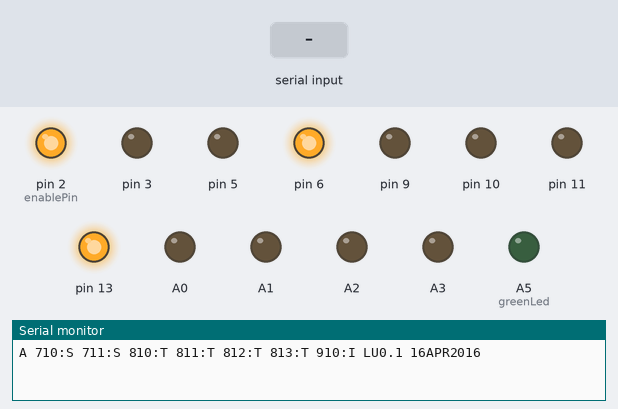
Bench run of a sketch on a simulated Arduino Leonardo, built with avr-gcc and run on an emulated ATmega32U4. Shown: output pins drawn as LEDs (lit = HIGH), the last lines printed to the serial monitor. The inputs (shaded band) are chosen by the test bench.

Above: at 1.2 s.
1.3 s: "SET 710 2\n" received over Serial
At 2.1 s:
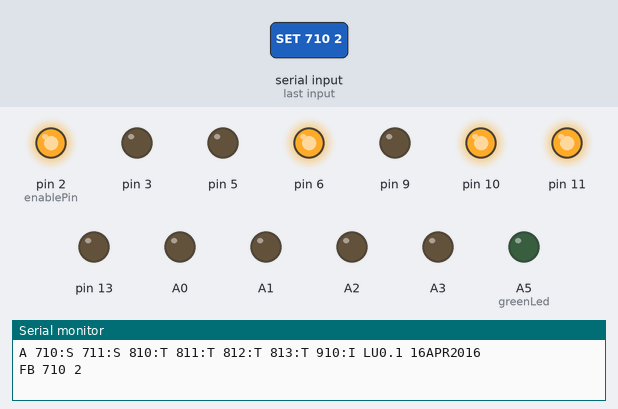
4.6 s: "90,45\n" received over Serial
At 4.75 s:
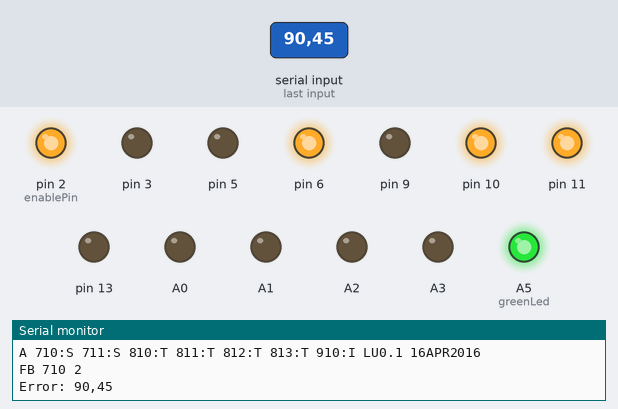
7.9 s: "0\n" received over Serial
At 9.5 s:
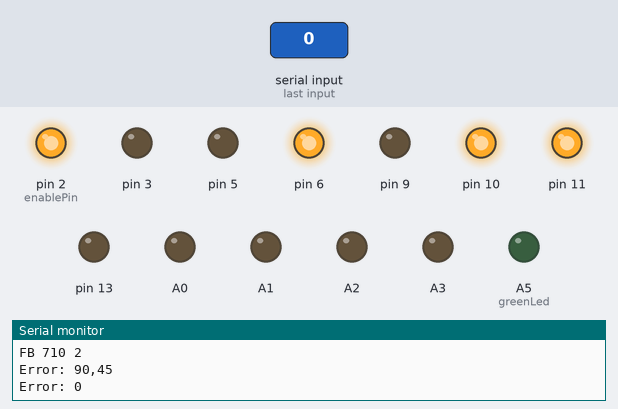
Timing chart, 0 to 11.0 s (numbered marks = the images above; inputs shaded):
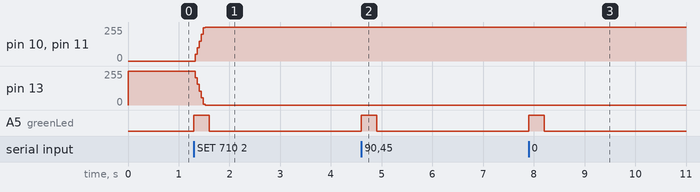

The sketch:

LanbahnUSB.ino
```cpp
// (licence header left out)
#include <Arduino.h>
#include "Signal.h"
#include "Turnouts.h"
#include "hwConfig.h"

#define BUF_LEN    80


//======= take configuration from hwConfig. h ================================


//================== config end ===============================================

long timer = 0;
long greenTime = 0;
uint8_t count = 0;   // for chars in buffer
char buf[BUF_LEN];
String last_gbm = "S--------";

/* initialize */
void setup() {
  sigs[0].init();
  sigs[1].init();
  turnouts.init(enablePin);
  pinMode(greenLed, OUTPUT);

  Serial1.begin(57600);   // TOTI input

  // start USB serial port and wait for port to open:
  Serial.begin(57600);
  while (!Serial) {
    ; // wait for serial port to connect. Needed for native USB port only
  }
  Serial.println(ident);
}

uint8_t sendFeedbackTurnout(uint8_t n) {
  if (n >= N_TURNOUTS) return INVALID;
  Serial.print(turnouts_feedback);
  Serial.print((char)(n+'0'));
  Serial.print(" ");
  uint8_t ret = turnouts.get(n);
  Serial.println(ret);
  return ret;
}

uint8_t sendFeedbackSignal(uint8_t n) {
  if (n >= N_SIGNALS) return INVALID;
  Serial.print(sig_feedback);
  Serial.print((char)(n+'0'));
  Serial.print(" ");
  uint8_t ret = sigs[n].get();
  Serial.println(ret);
  return ret;
}

uint8_t sendFeedbackToti() {
  Serial.print(toti_feedback);
  Serial.print(" ");
  Serial.println(last_gbm);
  return 0;  // always valid
}

void loop() {
  sigs[0].process();   // for led fading
  sigs[1].process();

  if (Serial1.available() > 0) {  // gleisbelegtmelder input
    String gbm = Serial1.readStringUntil('\n');
    if (gbm != "") {
       Serial.print(toti_feedback);
       Serial.print(" ");
       Serial.println(gbm);
       last_gbm = gbm;   // store for later reading
    }
  }
  // if we get a valid byte, interpret command:
  if (Serial.available() > 0) {
    // switch on green LED for 1 second
    digitalWrite(greenLed, HIGH);
    greenTime = millis();
    // get incoming byte:
    char c = Serial.read();
    if ( c != '\n') {
      buf[count] = c;
      if (count < BUF_LEN -1) count++;

    } else { //command completed
       buf[count] = 0;
       String s(buf);
       uint8_t ret = INVALID;  // set to current value when we understand the command
                               // and can execute it on this hardware
       if ( s.startsWith("ID") ) {
         Serial.println(ident);
         timer = millis();
         ret = 0;
       } else if (s.startsWith(sig_cmd)) {
          // matching address, get value
          if (s.length() > (sig_cmd.length() +2) ) {
            uint8_t n = s.charAt(sig_cmd.length())-'0';
            uint8_t i = s.charAt(sig_cmd.length()+2)-'0';
            if (n < N_SIGNALS) {  // to avoid pointer error
               ret = sigs[n].set(i);
               sendFeedbackSignal(n);
            }
          }
        } else if (s.startsWith(turnouts_cmd)) {
          // matching address, get turnout number and value
          if (s.length() > (turnouts_cmd.length() +2) ) {
            uint8_t n = s.charAt(turnouts_cmd.length())-'0';
            uint8_t i = s.charAt(turnouts_cmd.length()+2)-'0';
            ret = turnouts.set(n,i);
            sendFeedbackTurnout(n);
          }
       }  else if (s.startsWith(sig_read)) {
            // read last state of signal and send to serial
            if (s.length() > sig_read.length()) {
              uint8_t n = s.charAt(sig_read.length())-'0';
              ret = sendFeedbackSignal(n);
            }
       } else if (s.startsWith(turnouts_read)) {
           if (s.length() > turnouts_read.length() ) {
              uint8_t n = s.charAt(turnouts_read.length())-'0';
              ret = sendFeedbackTurnout(n);
          }
       } else if (s.startsWith(toti_read)) {
              ret = sendFeedbackToti();
       }
       if (ret == INVALID) {
          // we cannot interpret this command !
          Serial.print("Error: ");
          Serial.println(s);
       }
       count = 0;  // reset buf
       buf[0] = 0;
    }

  }
  if ((millis() - timer) >30000) {
    Serial.println(ident);
    timer = millis();
  }
  if ((millis() - greenTime) > 300) {
    digitalWrite(greenLed, LOW);
  }
}
```

Signal.cpp
```cpp
// (licence header left out)
#include <Arduino.h>
#include "Signal.h"

// create a signal with 4 aspects
Signal::Signal(uint8_t r, uint8_t g, uint8_t y, uint8_t w) {
   // pins for signal (PWM) output
   _pin[0] = r;
   _pin[1] = g;
   _pin[2] = y;
   _pin[3] = w;
   _npins = 4;
}

// create a signal with 3 aspects
Signal::Signal(uint8_t r, uint8_t g, uint8_t y) {
   // pins for signal (PWM) output
   _pin[0] = r;
   _pin[1] = g;
   _pin[2] = y;
   _npins = 3;
}

// create a signal with 2 aspects
Signal::Signal(uint8_t r, uint8_t g) {
   // pins for signal (PWM) output
   _pin[0] = r;
   _pin[1] = g;
   _npins = 2;
}


void Signal::init() {
  for (int i =0; i <_npins; i++) {
     pinMode(_pin[i], OUTPUT);
     _final[i]=_actual[i]=0;  // off
     analogWrite(_pin[i], _actual[i]);
  }

  _final[0]=_actual[0]=255;  // red = on
  analogWrite(_pin[0], _actual[0]);
  _state=0;

}

uint8_t Signal::set(uint8_t value) {
    if (value >= _npins) return INVALID;
    switch (value) {
    case 0: _final[0]=255;
            _final[1]=0;
            _final[2]=0;
            _final[3]=0;
            _state=0;
            break;
    case 1: _final[0]=0;
            _final[1]=255;
            _final[2]=0;
            _final[3]=0;
            _state=1;
            break;
    case 2: _final[0]=0;
            _final[1]=255;
            _final[2]=255;
            _final[3]=0;
            _state=2;
            break;
    case 3: _final[0]=0;
            _final[1]=0;
            _final[2]=0;
            _final[3]=255;
            _state=3;
            break;
    default:
            // state unchanged
            return INVALID;
    }
    return _state;  // new state
}

void Signal::process(void) {

    long t = millis();

    if ((t - _mytimer) < 40) return;

    _mytimer = t;
    //Serial.println(t);

    // check for dimming LEDs (up/down), analog value range 0..255
    for (int i=0; i < _npins; i++) {
        if ( _actual[i] < _final[i] ) {
           /* Serial.print(i);
            Serial.print(" inc ");
            Serial.println(millis());*/
            // increment
            int intens = _actual[i] + 50;
            if (intens > 255) {
                intens = 255;
            }
            _actual[i] = intens;
            analogWrite(_pin[i],intens);
        }
        if (_actual[i] > _final[i] ) {
            // decrement
            /*Serial.print(i);
            Serial.print(" dec ");
            Serial.println(millis()); */
            int intens = _actual[i] - 50;
            if (intens < 0) {
                intens = 0;
            }
            _actual[i] = intens;
            analogWrite(_pin[i],intens);
        }
    }
}

uint8_t Signal::get() {
   return _state;
}
```

Signal.h
```cpp
// (licence header left out)
#ifndef SIGNAL_H_
#define SIGNAL_H_
#include <WString.h>
#include <inttypes.h>

#define N_ASPECTS     4    // maximum 4 aspects
#define INVALID      99    // invalid value

class Signal {

public:
    Signal(uint8_t, uint8_t);  // 2 aspect signal red/green
	  Signal(uint8_t, uint8_t, uint8_t);  // 3 aspect signal red, green, (green+yellow)
    Signal(uint8_t, uint8_t, uint8_t, uint8_t);  // 4 aspect signal
           // red, green, (green+yellow), white (sh0)
    void process(void);  // needed for fade effects
    uint8_t set(uint8_t value);   // 0 ... N
    uint8_t get(void);   // return state
    void init(void);


private:
    uint8_t _actual[N_ASPECTS];  // actual (analog) value of pin
    uint8_t _final[N_ASPECTS];
    uint8_t _pin[N_ASPECTS];  // arduino pin number
    uint8_t _npins;  // actual number of aspects for current signal
    uint8_t _state;  // contains last value of command = last known signal state
    long _mytimer;   // for led fading effect
};

#endif /* SIGNAL_H_ */
```

Turnouts.cpp
```cpp
// (licence header left out)
#include <Arduino.h>
#include "Turnouts.h"

// create 1 turnouts
Turnouts::Turnouts(uint8_t t0) {
   // pins for output
   _pin[0] = t0;
   _npins = 1;
}

// create 2 turnouts
Turnouts::Turnouts(uint8_t t0, uint8_t t1) {
   // pins for output
   _pin[0] = t0;
   _pin[1] = t1;
   _npins = 2;
}

// create 3 turnouts
Turnouts::Turnouts(uint8_t t0, uint8_t t1, uint8_t t2) {
   // pins for output
   _pin[0] = t0;
   _pin[1] = t1;
   _pin[2] = t2;
   _npins = 3;

}

// create 4 turnouts
Turnouts::Turnouts(uint8_t t0, uint8_t t1, uint8_t t2, uint8_t t3) {
   // pins for output
   _pin[0] = t0;
   _pin[1] = t1;
   _pin[2] = t2;
   _pin[3] = t3;
   _npins = 4;
}

// initialize all turnouts to "CLOSED"
void Turnouts::init(uint8_t en) {
  for (int i =0; i <_npins; i++) {
     pinMode(_pin[i], OUTPUT);
     _value[i]= CLOSED;
     digitalWrite(_pin[i], _value[i]);
     _state[i]= CLOSED;
  }
  pinMode(en, OUTPUT);
  digitalWrite(en, HIGH);  //enable the LM1909's
}

// return current state of turnout n
uint8_t Turnouts::set(uint8_t n, uint8_t v) {
  if  ((n <_npins) // n is always >=0
      &&
      ((v == CLOSED) || (v == THROWN))
      ) {
      _value[n] = v;
      digitalWrite(_pin[n], _value[n]);
      _state[n] = _value[n];
      return _state[n];  // executed.
  } else {
      // cannot interpret command
      return INVALID;
  }
}

uint8_t Turnouts::get(uint8_t n) {
  return _state[n];
}
```

Turnouts.h
```cpp
// (licence header left out)
#ifndef TURNOUTS_H_
#define TURNOUTS_H_
#include <WString.h>
#include <inttypes.h>

#define CLOSED      0
#define THROWN      1

#define N_TURNOUTS     4   // maximum 4 turnouts
#define INVALID      99    // invalid value


class Turnouts{

public:
    Turnouts(uint8_t);  // a single turnout
    Turnouts(uint8_t, uint8_t);  // 2 turnouts
	  Turnouts(uint8_t, uint8_t, uint8_t);  // 3 turnouts
    Turnouts(uint8_t, uint8_t, uint8_t, uint8_t);  // 4 turnouts
    uint8_t set(uint8_t n, uint8_t value);   // n=0 ... N turnouts
    uint8_t get(uint8_t n);   //
    void init(uint8_t); // init and enable LB1909MC's


private:
    uint8_t _value[N_TURNOUTS];  // actual value of pin
    uint8_t _pin[N_TURNOUTS];  // arduino pin number
    uint8_t _npins;  // actual number of turnouts
    uint8_t _state[N_TURNOUTS];  // current state of turnout
};

#endif /* SIGNAL_H_ */
```

hwConfig.h
```cpp
// (licence header left out)
#ifndef _HW_CONFIG_H
#define _HW_CONFIG_H

//---------------- begin configuration ---------------------------
#define HARDWARE   "LU0.1"    // =lanbahn-usb-0.1 hardware
                              // 2 signals and 4 turnouts
#define REV  "16APR2016"      // software revision date

// define two 4-aspect signals
#define SIG_ADDR    "71"   // first two digits of signals addresses
#define N_SIGNALS     2   // maximum 2 signals
// define which Arduino PINs are used for the signals
Signal sigs[N_SIGNALS] = { Signal(13,11,10,9), Signal(6,5,3) };

// define turnouts
#define TURNO_ADDR "81"   // first two digits of turnouts addresses
// define which Arduino PINs are used for the turnouts
Turnouts turnouts(A0, A1, A2, A3);

#define TOTI_ADDR  "910"       // address of (8 channel) train-on-track-indicator

uint8_t enablePin = 2;  // enable pin for the LB1909MC
uint8_t greenLed = A5;  // visual indicator for received commands

//---------------- end of configuration -------------------------


const String sig_cmd = "SET " SIG_ADDR;
const String sig_read = "READ " SIG_ADDR;
const String sig_feedback ="FB " SIG_ADDR;

const String turnouts_cmd = "SET " TURNO_ADDR ;
const String turnouts_read = "READ " TURNO_ADDR ;
const String turnouts_feedback = "FB " TURNO_ADDR ;

const String toti_read = "READ " TOTI_ADDR ;
const String toti_feedback = "FS " TOTI_ADDR ;

const String start_of_day = "SOD" ;  // resets all outputs

// build hard- and software identification string
// 2 signals and 4 turnouts controlled by this hardware
// hardware = LU0.1 (=lanbahn-usb-0.1)
// REV = compilation date

const String ident = "A " SIG_ADDR "0:S " SIG_ADDR "1:S "
TURNO_ADDR "0:T " TURNO_ADDR "1:T " TURNO_ADDR "2:T " TURNO_ADDR "3:T "
TOTI_ADDR ":I "
HARDWARE " " REV;

#endif
```

Measured:
- after the input at 1.3 s, pin 10, pin 11: 0/255 → 255/255 at once; pin 13: 255/255 → 0/255 at once; A5 (greenLed): LOW → HIGH at once, → LOW 0.30 s later
- after the input at 4.6 s, A5 (greenLed): LOW → HIGH at once, → LOW 0.30 s later
- after the input at 7.9 s, A5 (greenLed): LOW → HIGH at once, → LOW 0.30 s later
